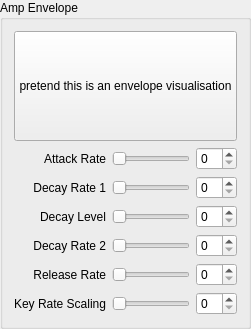
  <widget class="QGroupBox" name="groupAmpEnv">
   <property name="geometry">
    <rect>
     <x>270</x>
     <y>270</y>
     <width>251</width>
     <height>321</height>
    </rect>
   </property>
   <property name="sizePolicy">
    <sizepolicy hsizetype="Preferred" vsizetype="Preferred">
     <horstretch>0</horstretch>
     <verstretch>0</verstretch>
    </sizepolicy>
   </property>
   <property name="title">
    <string>Amp Envelope</string>
   </property>
   <layout class="QVBoxLayout" name="verticalLayout">
    <item>
     <widget class="QPushButton" name="placeholderAmpEnv">
      <property name="minimumSize">
       <size>
        <width>0</width>
        <height>110</height>
       </size>
      </property>
      <property name="text">
       <string>pretend this is an envelope visualisation</string>
      </property>
     </widget>
    </item>
    <item>
     <layout class="QGridLayout" name="gridLayout">
      <item row="4" column="1">
       <widget class="QSlider" name="sliderAmpRelease">
        <property name="maximum">
         <number>31</number>
        </property>
        <property name="orientation">
         <enum>Qt::Orientation::Horizontal</enum>
        </property>
       </widget>
      </item>
      <item row="5" column="1">
       <widget class="QSlider" name="sliderAmpKeyRateScaling">
        <property name="maximum">
         <number>15</number>
        </property>
        <property name="orientation">
         <enum>Qt::Orientation::Horizontal</enum>
        </property>
       </widget>
      </item>
      <item row="2" column="2">
       <widget class="QSpinBox" name="spinAmpDecayLvl">
        <property name="maximum">
         <number>31</number>
        </property>
       </widget>
      </item>
      <item row="0" column="0">
       <widget class="QLabel" name="lblAmpAttack">
        <property name="text">
         <string>Attack Rate</string>
        </property>
        <property name="alignment">
         <set>Qt::AlignmentFlag::AlignRight|Qt::AlignmentFlag::AlignTrailing|Qt::AlignmentFlag::AlignVCenter</set>
        </property>
        <property name="buddy">
         <cstring>spinAmpAttack</cstring>
        </property>
       </widget>
      </item>
      <item row="1" column="0">
       <widget class="QLabel" name="lblAmpDecay1">
        <property name="text">
         <string>Decay Rate 1</string>
        </property>
        <property name="alignment">
         <set>Qt::AlignmentFlag::AlignRight|Qt::AlignmentFlag::AlignTrailing|Qt::AlignmentFlag::AlignVCenter</set>
        </property>
        <property name="buddy">
         <cstring>spinAmpDecay1</cstring>
        </property>
       </widget>
      </item>
      <item row="4" column="2">
       <widget class="QSpinBox" name="spinAmpRelease">
        <property name="maximum">
         <number>31</number>
        </property>
       </widget>
      </item>
      <item row="2" column="0">
       <widget class="QLabel" name="lblAmpDecayLvl">
        <property name="text">
         <string>Decay Level</string>
        </property>
        <property name="alignment">
         <set>Qt::AlignmentFlag::AlignRight|Qt::AlignmentFlag::AlignTrailing|Qt::AlignmentFlag::AlignVCenter</set>
        </property>
        <property name="buddy">
         <cstring>spinAmpDecayLvl</cstring>
        </property>
       </widget>
      </item>
      <item row="1" column="1">
       <widget class="QSlider" name="sliderAmpDecay1">
        <property name="maximum">
         <number>31</number>
        </property>
        <property name="orientation">
         <enum>Qt::Orientation::Horizontal</enum>
        </property>
       </widget>
      </item>
      <item row="5" column="0">
       <widget class="QLabel" name="lblAmpKeyRateScaling">
        <property name="text">
         <string>Key Rate Scaling</string>
        </property>
        <property name="alignment">
         <set>Qt::AlignmentFlag::AlignRight|Qt::AlignmentFlag::AlignTrailing|Qt::AlignmentFlag::AlignVCenter</set>
        </property>
        <property name="buddy">
         <cstring>spinAmpKeyRateScaling</cstring>
        </property>
       </widget>
      </item>
      <item row="3" column="0">
       <widget class="QLabel" name="lblAmpDecay2">
        <property name="text">
         <string>Decay Rate 2</string>
        </property>
        <property name="alignment">
         <set>Qt::AlignmentFlag::AlignRight|Qt::AlignmentFlag::AlignTrailing|Qt::AlignmentFlag::AlignVCenter</set>
        </property>
        <property name="buddy">
         <cstring>spinAmpDecay2</cstring>
        </property>
       </widget>
      </item>
      <item row="0" column="1">
       <widget class="QSlider" name="sliderAmpAttack">
        <property name="maximum">
         <number>31</number>
        </property>
        <property name="orientation">
         <enum>Qt::Orientation::Horizontal</enum>
        </property>
       </widget>
      </item>
      <item row="4" column="0">
       <widget class="QLabel" name="lblAmpRelease">
        <property name="text">
         <string>Release Rate</string>
        </property>
        <property name="alignment">
         <set>Qt::AlignmentFlag::AlignRight|Qt::AlignmentFlag::AlignTrailing|Qt::AlignmentFlag::AlignVCenter</set>
        </property>
        <property name="buddy">
         <cstring>spinAmpRelease</cstring>
        </property>
       </widget>
      </item>
      <item row="5" column="2">
       <widget class="QSpinBox" name="spinAmpKeyRateScaling">
        <property name="maximum">
         <number>15</number>
        </property>
       </widget>
      </item>
      <item row="2" column="1">
       <widget class="QSlider" name="sliderAmpDecayLvl">
        <property name="maximum">
         <number>31</number>
        </property>
        <property name="orientation">
         <enum>Qt::Orientation::Horizontal</enum>
        </property>
       </widget>
      </item>
      <item row="0" column="2">
       <widget class="QSpinBox" name="spinAmpAttack">
        <property name="maximum">
         <number>31</number>
        </property>
       </widget>
      </item>
      <item row="1" column="2">
       <widget class="QSpinBox" name="spinAmpDecay1">
        <property name="maximum">
         <number>31</number>
        </property>
       </widget>
      </item>
      <item row="3" column="2">
       <widget class="QSpinBox" name="spinAmpDecay2">
        <property name="maximum">
         <number>31</number>
        </property>
       </widget>
      </item>
      <item row="3" column="1">
       <widget class="QSlider" name="sliderAmpDecay2">
        <property name="maximum">
         <number>31</number>
        </property>
        <property name="orientation">
         <enum>Qt::Orientation::Horizontal</enum>
        </property>
       </widget>
      </item>
     </layout>
    </item>
   </layout>
  </widget>
